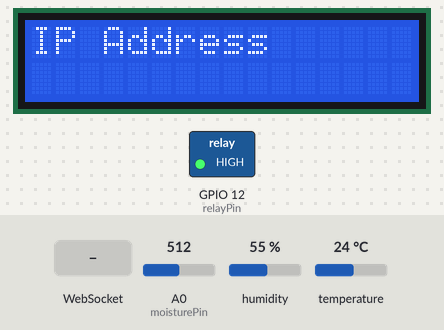
Bench run of a program on a simulated ESP8266 (NodeMCU). On the bench: 16×2 character LCD, switched loads named in the program (green lamp = pin HIGH). The test bench sets the inputs (shaded band); at power-on: A0 (moisturePin) = 512, humidity 55 %, temperature 24 °C. WiFi joins after 1.5 s; servers stay silent unless stated; what the program prints to the serial monitor is not drawn.

Above: at 0.1 s.
At 3.2 s:
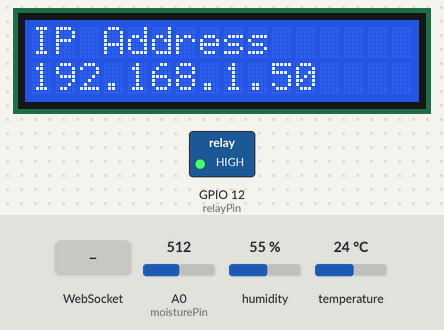
3.3 s: WebSocket text "1" received
Timing chart, 0 to 6.3 s (numbered marks = the images above; inputs shaded):
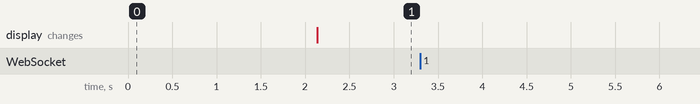

Measured:
- after the input at 3.3 s, every drawn part: stays the same

The program:

main.cpp
```cpp
#include <Arduino.h>
#include <ESP8266WiFi.h>
#include <WebSocketsServer.h>
#include <LiquidCrystal_I2C.h>
#include <Wire.h>
#include <DHT.h>
#include <ArduinoJson.h>

#define DHTTYPE DHT11

//WiFi credentials
const char *ssid = "SSID";
const char *password = "PASSWORD";

void DisplayMessageLCD(String v1, String v2);
void SlideShow(String ip, String t, String h);
void ConnectToWiFi(const char *ssid, const char *password);
void WateringDelay(const long interval);
void sendSensorData(float hummidity, float temperature, String moisture);

//Watering intervals
const char *waterOption1 = "2000";
const char *waterOption2 = "5000";
const char *waterOption3 = "10000";

int relayPin = 12;
int dht11Pin = 14;

unsigned int slideShowOrder = 0;

unsigned long previousMillis = 0;
const long interval = 2000;
int moisturePin = A0;
int moistureAnalogValue = 0;

DHT dht(dht11Pin, DHTTYPE);
LiquidCrystal_I2C lcd(0x27, 2, 1, 0, 4, 5, 6, 7, 3, POSITIVE);

StaticJsonDocument<96> sensorValues;

WebSocketsServer webSocket(81);

void webSocketEvent(uint8_t num, WStype_t type, uint8_t *payload, size_t lenght)
{
  switch (type)
  {

  case WStype_CONNECTED:
  {
    Serial.printf("[%u] Connected", num);
    break;
  }

  case WStype_DISCONNECTED:
  {
    Serial.printf("[%u] Disconnected", num);
    break;
  }

  case WStype_TEXT:
  {
    const char *payloadText = (const char *)payload;
    if (strcmp(payloadText, waterOption1) == 0)
    {
      digitalWrite(relayPin, LOW);
      WateringDelay(2000);
      digitalWrite(relayPin, HIGH);
    }
    else if (strcmp(payloadText, waterOption2) == 0)
    {
      digitalWrite(relayPin, LOW);
      WateringDelay(5000);
      digitalWrite(relayPin, HIGH);
    }
    else if (strcmp(payloadText, waterOption3) == 0)
    {
      digitalWrite(relayPin, LOW);
      WateringDelay(10000);
      digitalWrite(relayPin, HIGH);
    }
    break;
  }

  case WStype_ERROR:
  {
    webSocket.disconnect(0);
    break;
  }
  }
}

void setup()
{

  Serial.begin(9600);
  dht.begin();

  lcd.begin(16, 2);
  lcd.clear();
  lcd.setCursor(0, 0);
  lcd.print("IP Address");
  lcd.setCursor(0, 1);

  pinMode(relayPin, OUTPUT);
  digitalWrite(relayPin, HIGH);

  ConnectToWiFi(ssid, password);

  webSocket.begin();
  webSocket.onEvent(webSocketEvent);
}

void loop()
{
  webSocket.loop();

  unsigned long currentMillis = millis();
  if (currentMillis - previousMillis >= interval)
  {
    previousMillis = currentMillis;
    moistureAnalogValue = analogRead(moisturePin);
    String moistureValueString = (String)(100 - ((moistureAnalogValue / 1024.00) * 100));

    float h = dht.readHumidity();
    float t = dht.readTemperature();

    SlideShow(WiFi.localIP().toString(), (String)t, (String)h);

    sendSensorData(h, t, moistureValueString);
  }
}

void ConnectToWiFi(const char *ssid, const char *password)
{
  WiFi.begin(ssid, password);

  while (WiFi.status() != WL_CONNECTED)
  {
    delay(1000);
  }

  String localIP = WiFi.localIP().toString();
  lcd.print(localIP);
}

void WateringDelay(const long interval)
{
  unsigned long trackMillis = 0;
  unsigned long currentMillis = millis();

  while (trackMillis < currentMillis + interval)
  {
    trackMillis = millis();
    yield();
  }
}

void sendSensorData(float hummidity, float temperature, String moisture)
{

  sensorValues.clear();

  if (moisture.isEmpty())
    sensorValues["moisture"] = "NaN";
  else
  {
    sensorValues["moisture"] = moisture;
  }

  if (isnan(hummidity) || isnan(temperature))
  {
    sensorValues["dhtTemp"] = "NaN";
    sensorValues["dhtHumm"] = "NaN";
  }
  else
  {
    sensorValues["moisture"] = moisture;
    sensorValues["dhtTemp"] = (String)temperature;
    sensorValues["dhtHumm"] = (String)hummidity;
  }
  Serial.println(temperature);
  String output;
  serializeJson(sensorValues, output);
  webSocket.sendTXT(0, output);
}

void DisplayMessageLCD(String v1, String v2)
{
  lcd.clear();
  lcd.setCursor(0, 0);
  lcd.print(v1);
  lcd.setCursor(0, 1);
  lcd.print(v2);
}

void SlideShow(String ip, String t, String h)
{

  if (webSocket.clientIsConnected((uint8_t)0))
  {
    if (slideShowOrder == 3)
      slideShowOrder = 0;
    switch (slideShowOrder)
    {
    case 0:
    {
      DisplayMessageLCD("IP Address", ip);
      slideShowOrder++;
      break;
    }
    case 1:
    {
      DisplayMessageLCD("Temperature", t);
      slideShowOrder++;
      break;
    }
    case 2:
    {
      DisplayMessageLCD("Hummidity", h);
      slideShowOrder = 0;
      break;
    }
    }
  }
  else
  {
    if (slideShowOrder != 3)
    {
      DisplayMessageLCD("IP Address", ip);
      slideShowOrder = 3;
    }
  }
}
```
